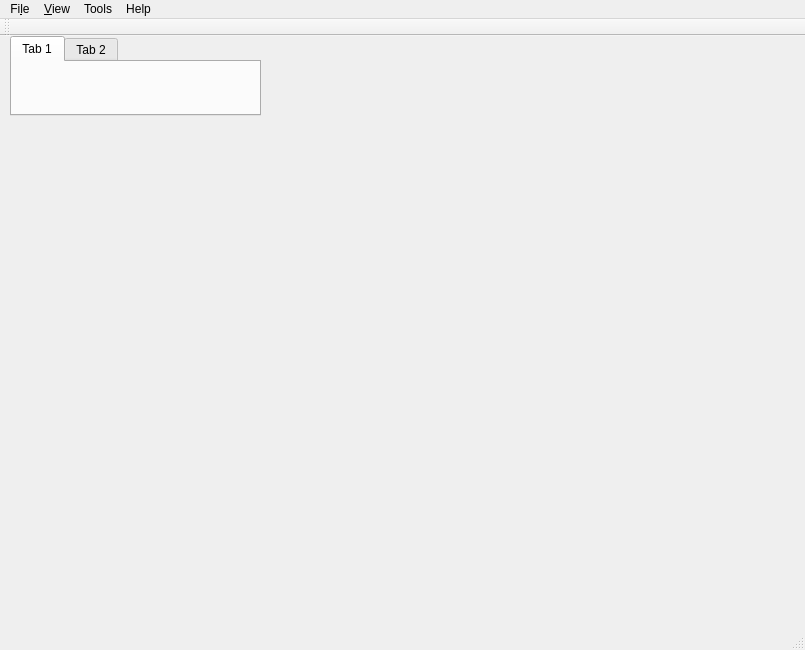
<?xml version="1.0" encoding="UTF-8"?>
<ui version="4.0">
 <class>MainWindow</class>
 <widget class="QMainWindow" name="MainWindow">
  <property name="geometry">
   <rect>
    <x>0</x>
    <y>0</y>
    <width>805</width>
    <height>650</height>
   </rect>
  </property>
  <property name="windowTitle">
   <string>LungViZ</string>
  </property>
  <property name="windowIcon">
   <iconset>
    <normaloff>../../../../../../hpc/bsha219/Packages/LungViZ/src/LungViZ/Logo.jpeg</normaloff>../../../../../../hpc/bsha219/Packages/LungViZ/src/LungViZ/Logo.jpeg</iconset>
  </property>
  <widget class="QWidget" name="centralWidget">
   <widget class="QTabWidget" name="tabWidget">
    <property name="geometry">
     <rect>
      <x>10</x>
      <y>0</y>
      <width>251</width>
      <height>80</height>
     </rect>
    </property>
    <property name="currentIndex">
     <number>0</number>
    </property>
    <widget class="QWidget" name="tab">
     <attribute name="title">
      <string>Tab 1</string>
     </attribute>
    </widget>
    <widget class="QWidget" name="tab_2">
     <attribute name="title">
      <string>Tab 2</string>
     </attribute>
    </widget>
   </widget>
  </widget>
  <widget class="QMenuBar" name="menuBar">
   <property name="geometry">
    <rect>
     <x>0</x>
     <y>0</y>
     <width>805</width>
     <height>25</height>
    </rect>
   </property>
   <widget class="QMenu" name="menuLungViZ">
    <property name="title">
     <string>Fi&amp;le</string>
    </property>
    <addaction name="actionAbout"/>
    <addaction name="actionExit"/>
   </widget>
   <widget class="QMenu" name="menuView">
    <property name="title">
     <string>&amp;View</string>
    </property>
   </widget>
   <widget class="QMenu" name="menuHelp">
    <property name="title">
     <string>Help</string>
    </property>
   </widget>
   <widget class="QMenu" name="menuTools">
    <property name="title">
     <string>Tools</string>
    </property>
   </widget>
   <addaction name="menuLungViZ"/>
   <addaction name="menuView"/>
   <addaction name="menuTools"/>
   <addaction name="menuHelp"/>
  </widget>
  <widget class="QToolBar" name="mainToolBar">
   <attribute name="toolBarArea">
    <enum>TopToolBarArea</enum>
   </attribute>
   <attribute name="toolBarBreak">
    <bool>false</bool>
   </attribute>
  </widget>
  <widget class="QStatusBar" name="statusBar"/>
  <action name="actionAbout">
   <property name="text">
    <string>About</string>
   </property>
  </action>
  <action name="actionExit">
   <property name="text">
    <string>Exit</string>
   </property>
  </action>
 </widget>
 <layoutdefault spacing="6" margin="11"/>
 <resources/>
 <connections/>
</ui>
